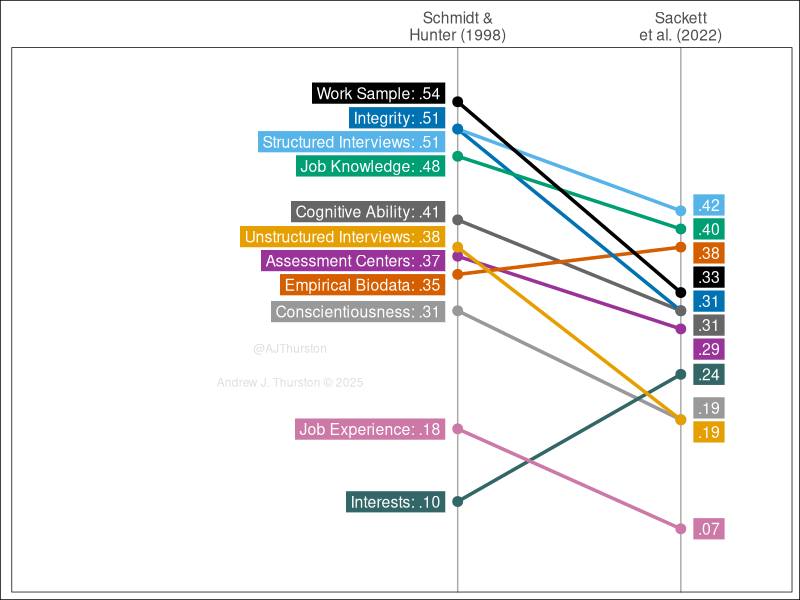

This chart was generated by the following R code:
## ---- chunk 1
library(ggplot2)
library(ggrepel)
library(tidyverse)

s2022 <- read.csv(here::here("data/sackett2022_long.csv"), header = TRUE)

okabe_ito <- rev(c(
    "#000000",
    "#E69F00",
    "#56B4E9",
    "#009E73",
        "#CC79A7",
    "#336666", 
    "#0072B2",
    "#D55E00",
    "#999999",
    "#666666",
    "#993399"
    ))

plot <- ggplot(
    data = s2022, 
    aes(
        x = study,
        y = correlation,
        group = predictor,
        color = predictor,
        fill = predictor,
        label = label
        )
        ) +
  geom_vline(xintercept = 0, color = "#AAAAAA") +
  geom_vline(xintercept = 1, color = "#AAAAAA") +
  geom_line(linewidth = 1.2) +
  geom_point(size = 3) +
  geom_label_repel(
    data = filter(s2022, study == 0),
    seed = 12345,
    size = 4,
    color = "white",
    label.r = 0,
    direction = "y",
    segment.size = 0,
    xlim = c(-2.5,-.05),
    box.padding = .05
  ) +
  geom_label_repel(
    data = filter(s2022, study == 1),
    seed = 12345,
    size = 4,
    color = "white",
    label.r = 0,
    segment.size = 0,
    xlim = c(1.05,Inf),
    direction = "y",
    force = .01,
    box.padding = .05
      ) +
  annotate("text", label = "@AJThurston\n\nAndrew J. Thurston © 2025", x = -.75, y = .25, color = "#DEDEDE", size = 3) +
  scale_x_continuous(
    limits = c(-2,1.5), 
    expand = c(0,0,0,0), 
    position = "top",
    breaks = c(-2,-1,0,1),
    labels = c(
        "", 
        "",
        "Schmidt &\nHunter (1998)",
        "Sackett\net al. (2022)"
        )
        ) + 
  scale_y_continuous(limits = c(0, .6), expand = c(0,0,0,0)) +
  scale_color_manual(values = okabe_ito) +
  scale_fill_manual(values = okabe_ito) +
  labs(title = NULL, x = NULL, y = NULL) + 
  theme_minimal() +
  theme(
    plot.background = element_rect(fill = "white"),
    strip.text.y.left = element_text(angle = 0),
    strip.background = element_rect(color = "gray"),
    strip.placement = "outside",                
    axis.text.y = element_blank(),              
    axis.ticks.y = element_blank(),
    axis.text.x = element_text(size = 4*14/5),
    panel.grid = element_blank(),            
    legend.position = "none",                   
    panel.border = element_rect(color = "black", fill = NA, linewidth = 0.5),
    panel.margin = unit(c(0, 0, 0, 0), "null")
  )

ggsave(
  filename = here::here("images/sackett2022.png"),
  plot = plot,
  width = 4,
  height = 6.5,
  dpi = 300
)
